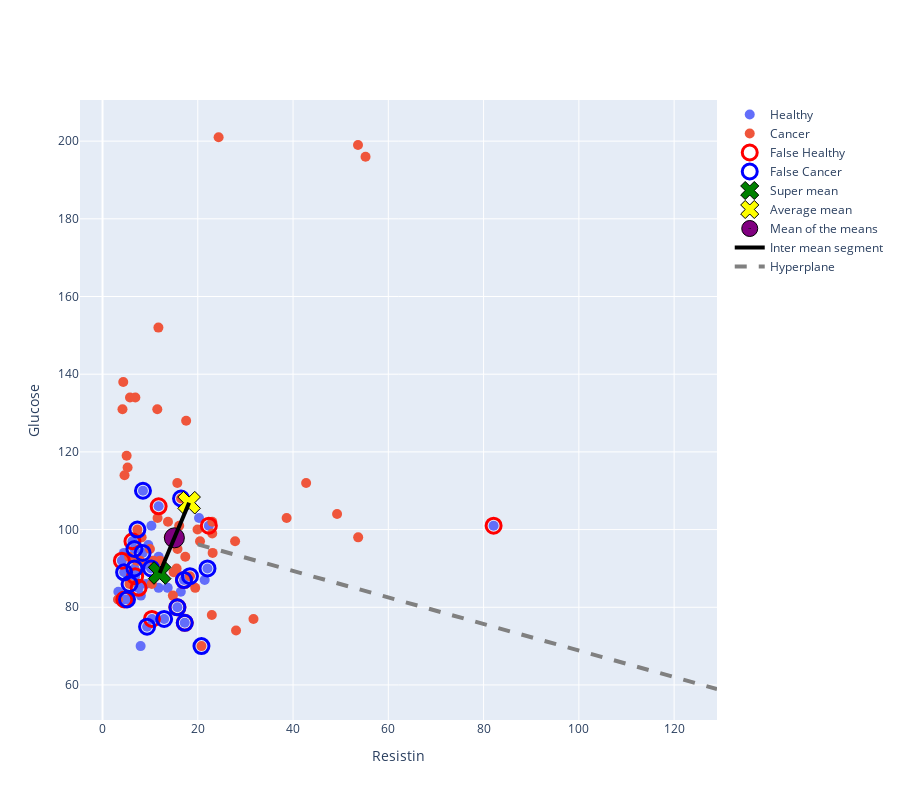

The notebook cell this image was saved under:
### Markdown cell above
### MDC

### Code cell
NHealthy=x_train['Resistin'].to_numpy()[ixHealthyTrain]
NCancer=x_train['Resistin'].to_numpy()[ixWithCancerTrain]

gluHealthy=(x_train['Glucose'].to_numpy())[ixHealthyTrain]
gluCancer=(x_train['Glucose'].to_numpy())[ixWithCancerTrain]


muHealthy=np.array([[np.mean(NHealthy),np.mean(gluHealthy)]]).T
muCancer=np.array([[np.mean(NCancer),np.mean(gluCancer)]]).T

print("gHealthy(x)="+str(muHealthy.T)+"x-0.5"+str(muHealthy.T@muHealthy))
print("gCancer(x)="+str(muCancer.T)+"x-0.5"+str(muCancer.T@muCancer)+"\n")


X1=np.array([NHealthy,gluHealthy]).T
X2=np.array([NCancer,gluCancer]).T
X=np.concatenate((X1,X2),axis=0)

y = np.concatenate((y_train.to_numpy()[ixHealthyTrain],y_train.to_numpy()[ixWithCancerTrain]))


yp=np.ones(np.shape(y))

dx=((muHealthy-muCancer).T@(X.T-0.5*(muHealthy+muCancer))).flatten()
yp[dx<0]=2

Hits=np.shape(np.where((y==yp))[0])[0]
TP=np.shape(np.where((y[ixHealthyTrain]==yp[ixHealthyTrain]))[0])[0]
TN=np.shape(np.where((y[ixWithCancerTrain]==yp[ixWithCancerTrain]))[0])[0]
FP=np.shape(np.where((y[ixWithCancerTrain]!=yp[ixWithCancerTrain]))[0])[0]
FN=np.shape(np.where((y[ixHealthyTrain]!=yp[ixHealthyTrain]))[0])[0]

SS=TP/(TP+FN)
SP=TN/(TN+FP)
PR=TP/(TP+FP)
F1Score=2*(PR*SS)/(PR+SS)
AC=(TN+TP)/(TP+TN+FP+FN)


print("Sensitivity(%)="+str(SS*100))
print("Specificity(%)="+str(SP*100))
print("Precision(%)="+str(PR*100))
print("F1Score(%)="+str(F1Score*100))
print("Accuracy(%)="+str(AC*100))


fig=go.Figure()
fig.add_trace(go.Scatter(x=NHealthy,y=gluHealthy,name='Healthy'))
#fig.update_traces(marker=dict(color='green', size=10))
fig.add_trace(go.Scatter(x=NCancer,y=gluCancer,name='Cancer'))
fig.update_traces(marker=dict(size=10))


ixFP = np.where((y[ixWithCancerTrain] != yp[ixWithCancerTrain]))[0]
ixFN = np.where((y[ixHealthyTrain] != yp[ixHealthyTrain]))[0]


fig.add_trace(go.Scatter(x=X[ixFN,0],y=X[ixFN,1],name='False Healthy',marker_size=15,
                         marker_symbol="circle-open",marker=dict(color="red",
                                                                 line=dict(width=3,color='red'))))
fig.add_trace(go.Scatter(x=X[ixFP,0],y=X[ixFP,1],name='False Cancer',marker_size=15,
                         marker_symbol="circle-open",marker=dict(color="blue",
                                                                 line=dict(width=3,color='blue'))))


fig.add_trace(go.Scatter(x=muHealthy[0],y=muHealthy[1], marker_size=20,
                         marker_symbol='x',name='Super mean',
                         marker=dict(color="green",line=dict(width=1,
                                        color='black'))))
fig.add_trace(go.Scatter(x=muCancer[0],y=muCancer[1], marker_size=20,
                         marker_symbol='x',name='Average mean',
                         marker=dict(color="yellow",line=dict(width=1,
                                        color='black'))))
fig.add_trace(go.Scatter(x=(muHealthy[0]+muCancer[0])/2,y=(muHealthy[1]+muCancer[1])/2, marker_size=20,
                         marker_symbol="circle-dot",name='Mean of the means',
                         marker=dict(color="purple",line=dict(width=1,
                                        color='black'))))

fig.update_traces(mode='markers')
fig.add_trace(go.Scatter(x=[muHealthy[0][0],muCancer[0][0]],y=[muHealthy[1][0],muCancer[1][0]],
                         mode='lines', line=dict(color="black",width=4),name='Inter mean segment'))


W=(muHealthy-muCancer)
b=-0.5*(muHealthy-muCancer).T@(muHealthy+muCancer)

x1=np.arange(20,130,1)

x2=-(W[0,0]/W[1,0])*x1-b/W[1,0]
fig.add_trace(go.Scatter(x=x1,y=x2.flatten(),
                         mode='lines', line=dict(dash='dash',color="gray",width=4),name='Hyperplane'))





fig.update_xaxes(title_text='Resistin')
fig.update_yaxes(title_text='Glucose')
fig.update_layout(
    autosize=False,
    width=900,
    height=800)
fig.show()

### Figure 1 — Plotly figure (JSON) as saved in the notebook; plotly's stock layout.template omitted (floating-point values rounded to 4 significant figures)
{"data": [{"marker": {"size": 10}, "mode": "markers", "name": "Healthy", "type": "scatter", "x": [4.497, 10.58, 8.416, 20.25, 9.154, 22.04, 10.26, 12.94, 11.78, 11.79, 6.71, 7.996, 3.292, 4.53, 9.277, 22.32, 13.68, 10.38, 4.58, 7.577, 6.284, 7.64, 6.85, 3.32, 10.19, 9.614, 5.626, 21.44, 8.494, 17.26, 11.77, 6.702, 8.044, 9.35, 82.1, 17.1, 16.44, 15.72, 5.14, 4.064, 6.705], "y": [94, 92, 94, 103, 86, 90, 101, 77, 106, 93, 89, 70, 82, 89, 91, 101, 85, 77, 82, 85, 97, 86, 88, 84, 90, 96, 87, 87, 110, 76, 85, 95, 83, 75, 101, 87, 84, 80, 82, 92, 90]}, {"marker": {"size": 10}, "mode": "markers", "name": "Cancer", "type": "scatter", "x": [27.83, 16.49, 9.954, 17.56, 5.68, 7.32, 17.38, 13.91, 18.36, 20.77, 5.06, 11.73, 19.46, 4.19, 5.571, 3.27, 11.55, 5.263, 15.56, 11.5, 49.24, 42.74, 16.1, 15.74, 53.63, 7.84, 20.47, 8.205, 23.03, 24.37, 23.12, 38.65, 14.92, 23.03, 15.7, 4.62, 31.69, 10.34, 5.768, 4.35, 22.94, 10.7, 13.74, 7.165, 19.95, 12.07, 55.22, 6.892, 53.67, 28.03, 14.77], "y": [97, 108, 95, 128, 86, 100, 93, 98, 88, 70, 119, 152, 85, 131, 93, 82, 103, 116, 90, 131, 104, 112, 101, 95, 199, 92, 97, 98, 99, 201, 94, 103, 89, 102, 112, 114, 77, 86, 134, 138, 78, 92, 102, 92, 100, 92, 196, 134, 98, 74, 83]}, {"marker": {"color": "red", "line": {"color": "red", "width": 3}, "size": 15, "symbol": "circle-open"}, "mode": "markers", "name": "False Healthy", "type": "scatter", "x": [11.78, 22.32, 10.38, 4.58, 7.577, 6.284, 6.85, 17.26, 82.1, 17.1, 15.72, 4.064], "y": [106, 101, 77, 82, 85, 97, 88, 76, 101, 87, 80, 92]}, {"marker": {"color": "blue", "line": {"color": "blue", "width": 3}, "size": 15, "symbol": "circle-open"}, "mode": "markers", "name": "False Cancer", "type": "scatter", "x": [8.416, 22.04, 12.94, 4.53, 10.19, 8.494, 17.26, 6.702, 9.35, 17.1, 15.72, 5.14, 6.705, 16.49, 5.68, 7.32, 18.36, 20.77], "y": [94, 90, 77, 89, 90, 110, 76, 95, 75, 87, 80, 82, 90, 108, 86, 100, 88, 70]}, {"marker": {"color": "green", "line": {"color": "black", "width": 1}, "size": 20, "symbol": "x"}, "mode": "markers", "name": "Super mean", "type": "scatter", "x": [12.0], "y": [88.83]}, {"marker": {"color": "yellow", "line": {"color": "black", "width": 1}, "size": 20, "symbol": "x"}, "mode": "markers", "name": "Average mean", "type": "scatter", "x": [18.18], "y": [106.9]}, {"marker": {"color": "purple", "line": {"color": "black", "width": 1}, "size": 20, "symbol": "circle-dot"}, "mode": "markers", "name": "Mean of the means", "type": "scatter", "x": [15.09], "y": [97.88]}, {"line": {"color": "black", "width": 4}, "mode": "lines", "name": "Inter mean segment", "type": "scatter", "x": [12.0, 18.18], "y": [88.83, 106.9]}, {"line": {"color": "gray", "dash": "dash", "width": 4}, "mode": "lines", "name": "Hyperplane", "type": "scatter", "x": [20, 21, 22, 23, 24, 25, 26, 27, 28, 29, 30, 31, 32, 33, 34, 35, 36, 37, 38, 39, 40, 41, 42, 43, 44, 45, 46, 47, 48, 49, 50, 51, 52, 53, 54, 55, 56, 57, 58, 59, 60, 61, 62, 63, 64, 65, 66, 67, 68, 69, 70, 71, 72, 73, 74, 75, 76, 77, 78, 79, 80, 81, 82, 83, 84, 85, 86, 87, 88, 89, 90, 91, 92, 93, 94, 95, 96, 97, 98, 99, 100, 101, 102, 103, 104, 105, 106, 107, 108, 109, 110, 111, 112, 113, 114, 115, 116, 117, 118, 119, 120, 121, 122, 123, 124, 125, 126, 127, 128, 129], "y": [96.2, 95.86, 95.51, 95.17, 94.83, 94.49, 94.15, 93.81, 93.46, 93.12, 92.78, 92.44, 92.1, 91.76, 91.41, 91.07, 90.73, 90.39, 90.05, 89.71, 89.37, 89.02, 88.68, 88.34, 88.0, 87.66, 87.32, 86.97, 86.63, 86.29, 85.95, 85.61, 85.27, 84.92, 84.58, 84.24, 83.9, 83.56, 83.22, 82.87, 82.53, 82.19, 81.85, 81.51, 81.17, 80.82, 80.48, 80.14, 79.8, 79.46, 79.12, 78.77, 78.43, 78.09, 77.75, 77.41, 77.07, 76.73, 76.38, 76.04, 75.7, 75.36, 75.02, 74.68, 74.33, 73.99, 73.65, 73.31, 72.97, 72.63, 72.28, 71.94, 71.6, 71.26, 70.92, 70.58, 70.23, 69.89, 69.55, 69.21, 68.87, 68.53, 68.18, 67.84, 67.5, 67.16, 66.82, 66.48, 66.14, 65.79, 65.45, 65.11, 64.77, 64.43, 64.09, 63.74, 63.4, 63.06, 62.72, 62.38, 62.04, 61.69, 61.35, 61.01, 60.67, 60.33, 59.99, 59.64, 59.3, 58.96]}], "layout": {"autosize": false, "height": 800, "width": 900, "xaxis": {"title": {"text": "Resistin"}}, "yaxis": {"title": {"text": "Glucose"}}}}
